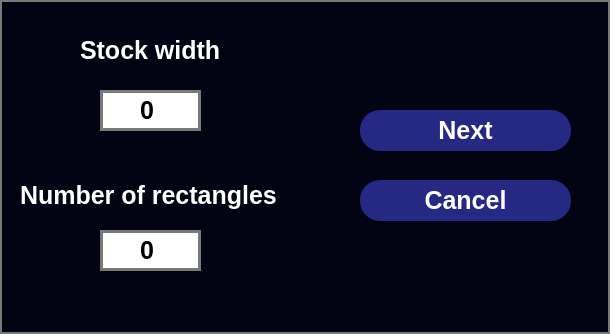
<?xml version="1.0" encoding="UTF-8"?>
<ui version="4.0">
 <class>Dialog</class>
 <widget class="QDialog" name="Dialog">
  <property name="geometry">
   <rect>
    <x>0</x>
    <y>0</y>
    <width>610</width>
    <height>334</height>
   </rect>
  </property>
  <property name="windowTitle">
   <string>Dialog</string>
  </property>
  <property name="styleSheet">
   <string notr="true">QDialog {
background-color: rgb(3, 4, 19);
border: 2px solid rgb(121, 121, 121);
}</string>
  </property>
  <widget class="QPushButton" name="NextBtn">
   <property name="geometry">
    <rect>
     <x>360</x>
     <y>110</y>
     <width>211</width>
     <height>41</height>
    </rect>
   </property>
   <property name="styleSheet">
    <string notr="true">border-radius: 20px;
background-color:  #252984;
color: white;
font: bold 25px;</string>
   </property>
   <property name="text">
    <string>Next</string>
   </property>
  </widget>
  <widget class="QPushButton" name="CancelBtn">
   <property name="geometry">
    <rect>
     <x>360</x>
     <y>180</y>
     <width>211</width>
     <height>41</height>
    </rect>
   </property>
   <property name="styleSheet">
    <string notr="true">border-radius: 20px;
background-color:  #252984;
color: white;
font: bold 25px;</string>
   </property>
   <property name="text">
    <string>Cancel</string>
   </property>
  </widget>
  <widget class="QLabel" name="WidthLabel">
   <property name="geometry">
    <rect>
     <x>80</x>
     <y>40</y>
     <width>161</width>
     <height>21</height>
    </rect>
   </property>
   <property name="styleSheet">
    <string notr="true">QLabel 
{
	color: white;
	font: bold 25px;
}</string>
   </property>
   <property name="text">
    <string>Stock width</string>
   </property>
  </widget>
  <widget class="QLabel" name="NumLabel">
   <property name="geometry">
    <rect>
     <x>20</x>
     <y>180</y>
     <width>261</width>
     <height>31</height>
    </rect>
   </property>
   <property name="styleSheet">
    <string notr="true">QLabel 
{
	color: white;
	font: bold 25px;
}</string>
   </property>
   <property name="text">
    <string>Number of rectangles</string>
   </property>
  </widget>
  <widget class="QSpinBox" name="WidthSpinBox">
   <property name="geometry">
    <rect>
     <x>100</x>
     <y>90</y>
     <width>101</width>
     <height>41</height>
    </rect>
   </property>
   <property name="styleSheet">
    <string notr="true">QSpinBox {
	background: white;
    border: 3px solid #797979;
	font: bold 25px;
	padding-left: 35px;
	color: black;
}

QSpinBox::up-button {
    width: 0;
	height: 0;
}
QSpinBox::down-button {
    width: 0;
	height: 0;
}</string>
   </property>
  </widget>
  <widget class="QSpinBox" name="NumSpinBox">
   <property name="geometry">
    <rect>
     <x>100</x>
     <y>230</y>
     <width>101</width>
     <height>41</height>
    </rect>
   </property>
   <property name="styleSheet">
    <string notr="true">QSpinBox {
	background: white;
	font: bold 25px;
    border: 3px solid #797979;
	padding-left: 35px;
	color: black;
}

QSpinBox::up-button {
    width: 0;
	height: 0;
}
QSpinBox::down-button {
    width: 0;
	height: 0;
}</string>
   </property>
  </widget>
 </widget>
 <resources/>
 <connections/>
</ui>
